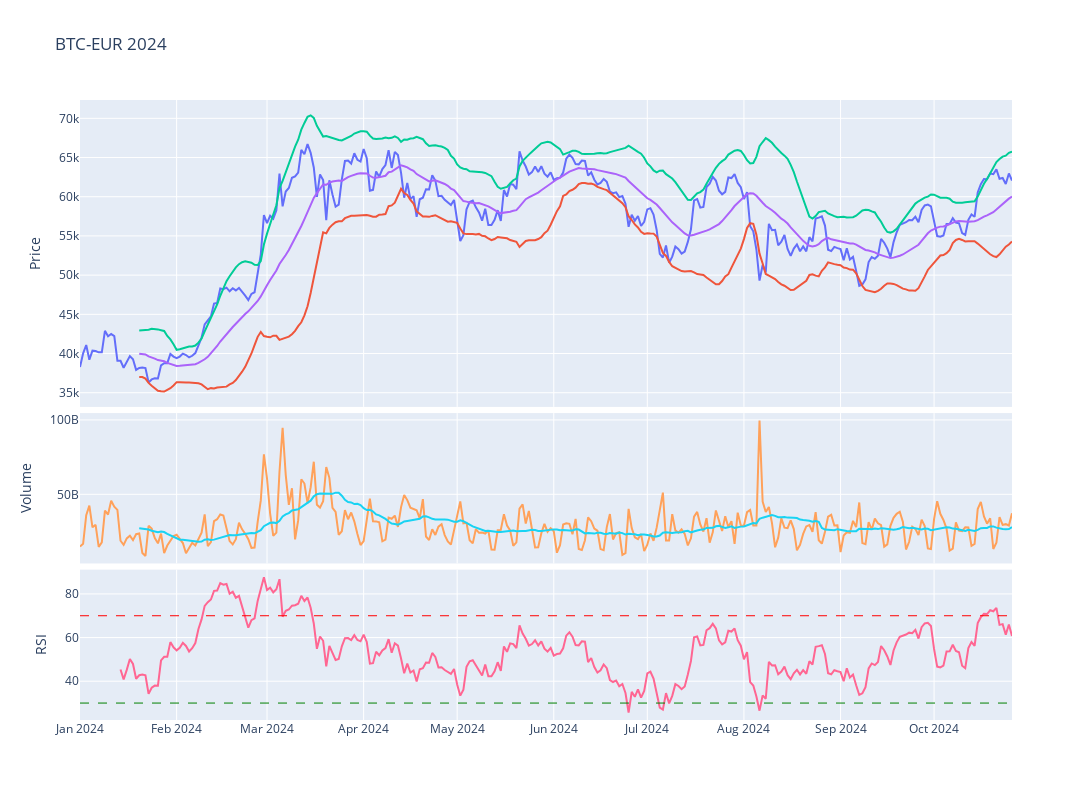

The notebook cell this image was saved under:
### Code cell
# Plot the adjusted close price
fig = make_subplots(rows=4, cols=1,shared_xaxes=True,vertical_spacing=0.01,specs=[[{'rowspan':2,'colspan':1}],[None],[{'rowspan':1,'colspan':1}],[{'rowspan':1,'colspan':1}]])

# Graph (1,1)
fig.add_trace(go.Scatter(x=stock_ticker['Adj Close'].loc[year].index,y=stock_ticker['Adj Close'].loc[year],mode="lines",name=f'{ticker}'),row=1,col=1)
fig.add_trace(go.Scatter(x=stock_ticker['BB_Lower'].loc[year].index,y=stock_ticker['BB_Lower'].loc[year],mode="lines",name='BB_Lower'),row=1,col=1)
fig.add_trace(go.Scatter(x=stock_ticker['BB_Upper'].loc[year].index,y=stock_ticker['BB_Upper'].loc[year],mode="lines",name='BB_Upper'),row=1,col=1)
fig.add_trace(go.Scatter(x=stock_ticker['MMA20'].loc[year].index,y=stock_ticker['MMA20'].loc[year],mode="lines",name='MMA20'),row=1,col=1)
# Update xaxis properties
fig.update_yaxes(title_text="Price", row=1, col=1)

# Graph (3,1)
fig.add_trace(go.Scatter(x=stock_ticker['Volume'].loc[year].index,y=stock_ticker['Volume'].loc[year],mode="lines",name='Volume'),row=3, col=1)
fig.add_trace(go.Scatter(x=stock_ticker['Volume'].loc[year].index,y=stock_ticker['Volume'].loc[year].rolling(20).mean(),mode="lines",name='MMA20'),row=3,col=1)
fig.update_yaxes(title_text="Volume", row=3, col=1)

# Graph (4,1)
fig.add_trace(go.Scatter(x=stock_ticker['RSI'].loc[year].index,y=stock_ticker['RSI'].loc[year],mode="lines",name='RSI'),row=4, col=1)
fig.add_hline(y=30, line_width=1, line_dash="dash", line_color="green",row=4,col=1)
fig.add_hline(y=70, line_width=1, line_dash="dash", line_color="red",row=4,col=1)
fig.update_yaxes(title_text="RSI", row=4, col=1)

fig.update_layout(height=800, width=1300,showlegend=False,title=f"{ticker} {year}")

fig.show()

### Figure 1 — Plotly figure (JSON) as saved in the notebook; plotly's stock layout.template omitted (floating-point values rounded to 4 significant figures; data arrays with more than 128 entries replaced by an {"elided": "..."} marker saying what was removed)
{"data": [{"mode": "lines", "name": "BTC-EUR", "type": "scatter", "x": {"elided": "300 str values"}, "xaxis": "x", "y": {"elided": "300 float values"}, "yaxis": "y"}, {"mode": "lines", "name": "BB_Lower", "type": "scatter", "x": {"elided": "300 str values"}, "xaxis": "x", "y": {"elided": "300 float values"}, "yaxis": "y"}, {"mode": "lines", "name": "BB_Upper", "type": "scatter", "x": {"elided": "300 str values"}, "xaxis": "x", "y": {"elided": "300 float values"}, "yaxis": "y"}, {"mode": "lines", "name": "MMA20", "type": "scatter", "x": {"elided": "300 str values"}, "xaxis": "x", "y": {"elided": "300 float values"}, "yaxis": "y"}, {"mode": "lines", "name": "Volume", "type": "scatter", "x": {"elided": "300 str values"}, "xaxis": "x2", "y": {"elided": "300 int values"}, "yaxis": "y2"}, {"mode": "lines", "name": "MMA20", "type": "scatter", "x": {"elided": "300 str values"}, "xaxis": "x2", "y": {"elided": "300 float values"}, "yaxis": "y2"}, {"mode": "lines", "name": "RSI", "type": "scatter", "x": {"elided": "300 str values"}, "xaxis": "x3", "y": {"elided": "300 float values"}, "yaxis": "y3"}], "layout": {"height": 800, "shapes": [{"line": {"color": "green", "dash": "dash", "width": 1}, "type": "line", "x0": 0, "x1": 1, "xref": "x3 domain", "y0": 30, "y1": 30, "yref": "y3"}, {"line": {"color": "red", "dash": "dash", "width": 1}, "type": "line", "x0": 0, "x1": 1, "xref": "x3 domain", "y0": 70, "y1": 70, "yref": "y3"}], "showlegend": false, "title": {"text": "BTC-EUR 2024"}, "width": 1300, "xaxis": {"anchor": "y", "domain": [0, 1], "matches": "x3", "showticklabels": false}, "xaxis2": {"anchor": "y2", "domain": [0, 1], "matches": "x3", "showticklabels": false}, "xaxis3": {"anchor": "y3", "domain": [0, 1]}, "yaxis": {"anchor": "x", "domain": [0.505, 1], "title": {"text": "Price"}}, "yaxis2": {"anchor": "x2", "domain": [0.2525, 0.495], "title": {"text": "Volume"}}, "yaxis3": {"anchor": "x3", "domain": [0, 0.2425], "title": {"text": "RSI"}}}}
